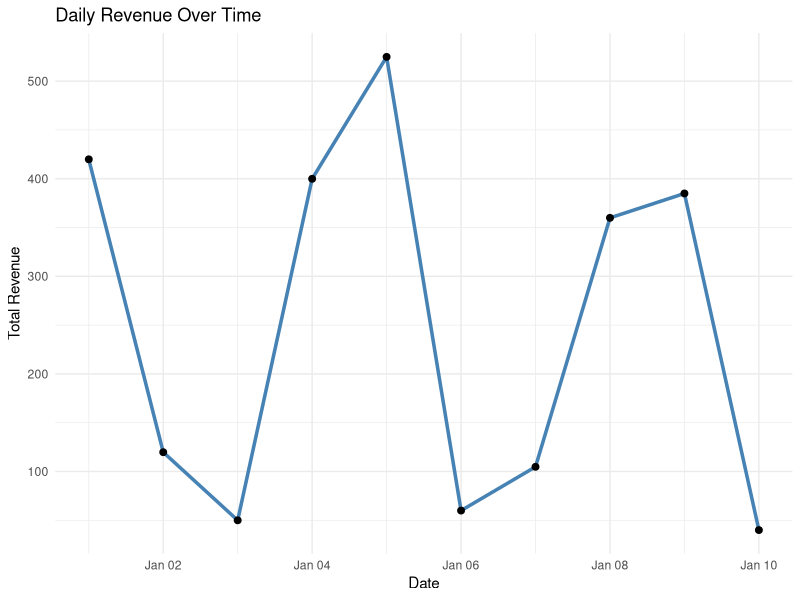
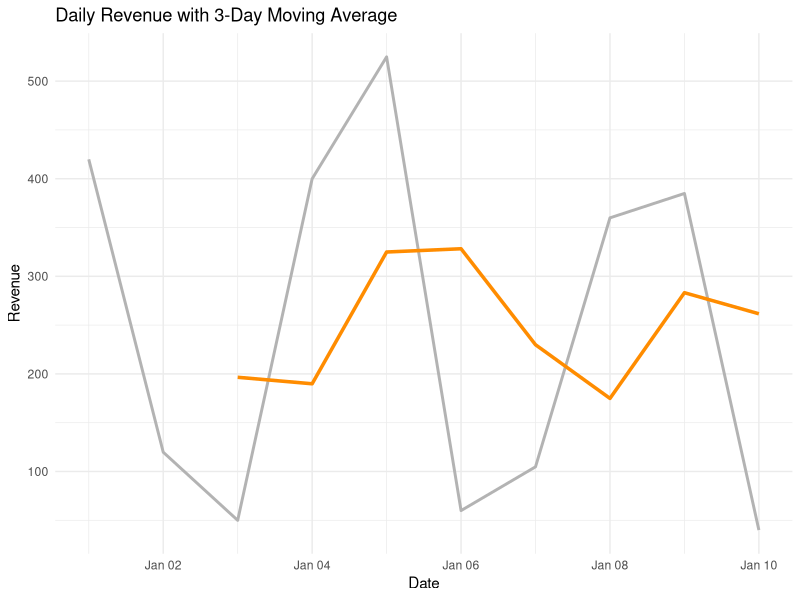

The R script that drew these images, in order:
## ---- chunk 1
library(tidyverse)
library(lubridate)
library(zoo)
knitr::opts_chunk$set(echo = FALSE)
## ---- chunk 2
sales_data <- read_csv("sales_data.csv", show_col_types = FALSE)

sales_data <- sales_data %>%
  mutate(Revenue = Units_Sold * Price)
## ---- chunk 3
daily_revenue <- sales_data %>%
  group_by(Date) %>%
  summarize(Total_Revenue = sum(Revenue))

daily_revenue
## ---- chunk 4
ggplot(daily_revenue, aes(x = Date, y = Total_Revenue)) +
  geom_line(color = "steelblue", linewidth = 1.2) +
  geom_point(size = 2) +
  labs(
    title = "Daily Revenue Over Time",
    x = "Date",
    y = "Total Revenue"
  ) +
  theme_minimal()
## ---- chunk 5
daily_revenue <- daily_revenue %>%
  arrange(Date) %>%
  mutate(
    MA_3 = rollmean(Total_Revenue, k = 3, fill = NA, align = "right")
  )

ggplot(daily_revenue, aes(x = Date)) +
  geom_line(aes(y = Total_Revenue), color = "gray70", linewidth = 1) +
  geom_line(aes(y = MA_3), color = "darkorange", linewidth = 1.2) +
  labs(
    title = "Daily Revenue with 3-Day Moving Average",
    x = "Date",
    y = "Revenue"
  ) +
  theme_minimal()
